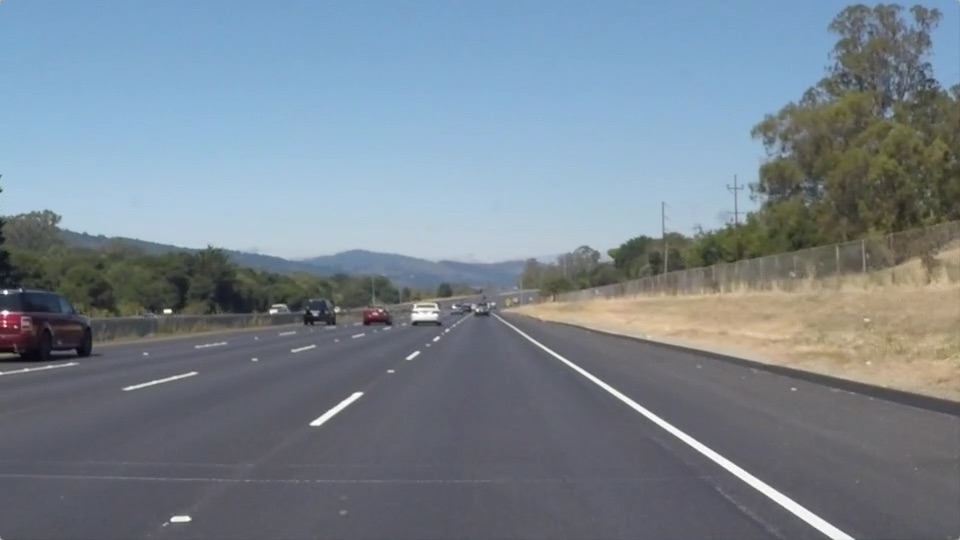
#> input picture Lab3/media/road2.jpg, 960 x 540 px
$ python main.py
#> lines starting #> are read from the running program, lines starting #| are printed output that depends on the picture; after the words box and inside, x2 and y2 are one past the last pixel; in counts of white or black regions, pixels touching at a corner belong together
import cv2
import numpy as np


def draw_lines(img, lines, color=[255, 0, 0], thickness=7):
    x_bottom_pos = []
    x_upper_pos = []
    x_bottom_neg = []
    x_upper_neg = []

    y_bottom = 540
    y_upper = 315

    for line in lines:
        for x1, y1, x2, y2 in line:
            if ((y2 - y1) / (x2 - x1)) > 0.5 and ((y2 - y1) / (x2 - x1)) < 0.8:
                slope = ((y2 - y1) / (x2 - x1))
                b = y1 - slope * x1

                x_bottom_pos.append((y_bottom - b) / slope)
                x_upper_pos.append((y_upper - b) / slope)

            elif ((y2 - y1) / (x2 - x1)) < -0.5 and ((y2 - y1) / (x2 - x1)) > -0.8:
                slope = ((y2 - y1) / (x2 - x1))
                b = y1 - slope * x1

                x_bottom_neg.append((y_bottom - b) / slope)
                x_upper_neg.append((y_upper - b) / slope)

    lines_mean = np.array(
        [
            [int(np.mean(x_bottom_pos)), int(np.mean(y_bottom)), int(np.mean(x_upper_pos)), int(np.mean(y_upper))],
            [int(np.mean(x_bottom_neg)), int(np.mean(y_bottom)), int(np.mean(x_upper_neg)), int(np.mean(y_upper))]
        ])

    for i in range(len(lines_mean)):
        cv2.line(img, (lines_mean[i, 0], lines_mean[i, 1]), (lines_mean[i, 2], lines_mean[i, 3]), color, thickness)


def Task1():
    img = cv2.imread("media/road2.jpg")
#> img is the input picture: shape (540, 960, 3); mean B, G, R 143.7, 132.6, 120.3

    cv2.imshow("Image", img)
    cv2.waitKey(0)
    cv2.destroyAllWindows()

    # Gray
    grayImg = cv2.cvtColor(img, cv2.COLOR_BGR2GRAY)

    cv2.imshow("GrayImage", grayImg)
    cv2.waitKey(0)
    cv2.destroyAllWindows()

    # Bluring Img
    kernel_size = 5
    blurImg = cv2.GaussianBlur(grayImg, (kernel_size, kernel_size), 0)

    cv2.imshow("BlurImage", blurImg)
    cv2.waitKey(0)
    cv2.destroyAllWindows()

    # Algorithm Kenny
    low_t = 50
    high_t = 150
    edgesImg = cv2.Canny(blurImg, low_t, high_t)
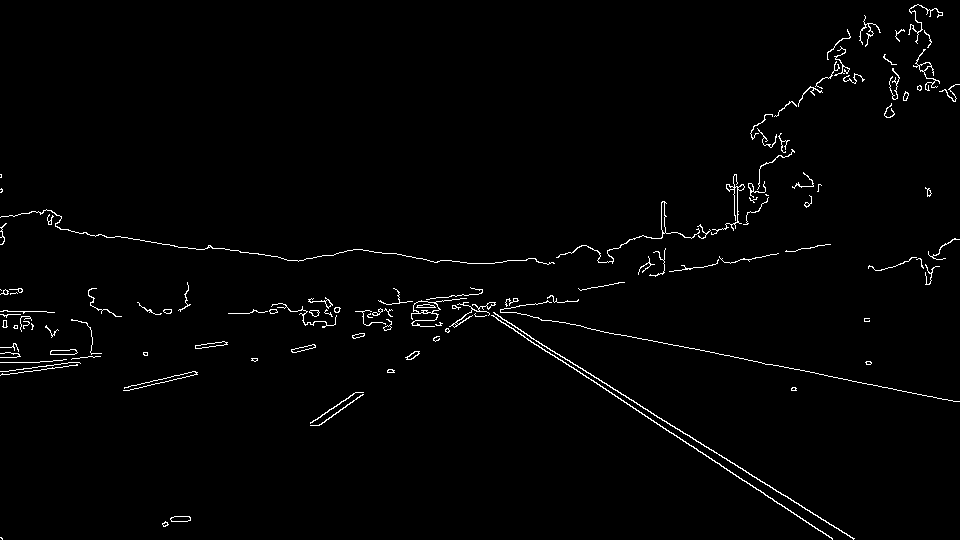
#> edgesImg: shape (540, 960); 1.5% white in thin lines or dots

    cv2.imshow("KennyImage", edgesImg)
    cv2.waitKey(0)
    cv2.destroyAllWindows()

    # Mask
    vertices = np.array(
        [[(0, img.shape[0]), (450, 310), (490, 310), (img.shape[1], img.shape[0])]],
        dtype=np.int32)
    mask = np.zeros_like(edgesImg)
    ignore_mask_color = 255
    cv2.fillPoly(mask, vertices, ignore_mask_color)
#> mask: shape (540, 960); 22.2% white; 1 white region, box (x1, y1, x2, y2) and area: (1, 310, 959, 540) 115115
    maskedImg = cv2.bitwise_and(edgesImg, mask)
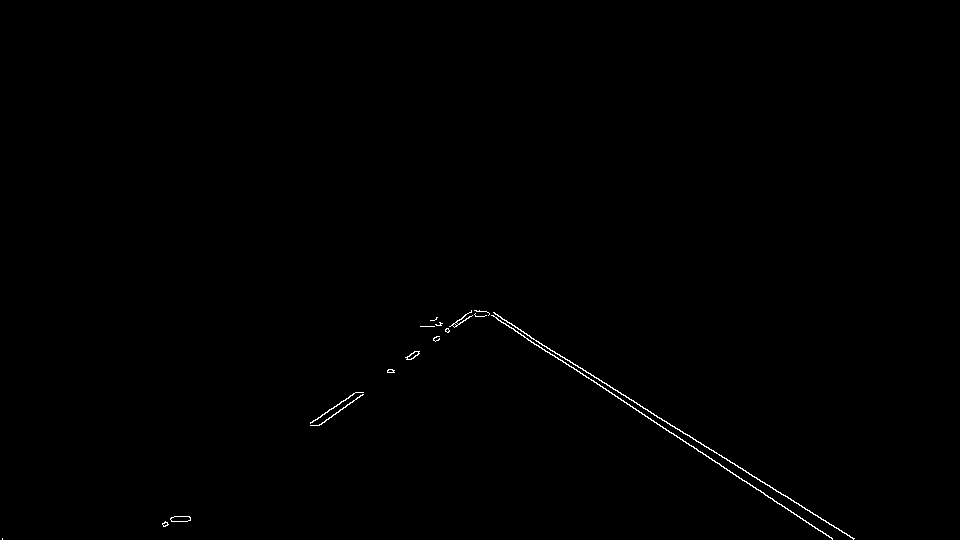
#> maskedImg: shape (540, 960); 0.31% white in thin lines or dots, all inside (x1, y1, x2, y2) = (2, 310, 855, 540)

    cv2.imshow("MaskImage", maskedImg)
    cv2.waitKey(0)
    cv2.destroyAllWindows()

        # Hafa
    rho = 3
    theta = np.pi / 180
    threshold = 15
    min_line_len = 150
    max_line_gap = 60
    lines = cv2.HoughLinesP(
        maskedImg, rho, theta, threshold,
        np.array([]),
        minLineLength=min_line_len,
        maxLineGap=max_line_gap
    )
#> lines = [[484, 311, 781, 504], [495, 314, 854, 538], [319, 425, 476, 311], [317, 419, 471, 311], [527, 335, 853, 539], [315, 425, 479, 310]]
    draw_lines(img, lines)
#> the loop in draw_lines, `for line in lines:` made 6 passes
#> after the loop in draw_lines, `for line in lines:`: x_bottom_neg = [160.6, 144.5, 151]; x_bottom_pos = [836.4, 857.2, 854.6]; x_upper_neg = [470.5, 465.3, 471.9]; x_upper_pos = [490.2, 496.6, 495]
#> in draw_lines, `lines_mean = np.array( [ [int(np.mean(x_bottom_pos)), int(np.mean(y_bo..`: lines_mean = [[849, 540, 493, 315], [152, 540, 469, 315]]
#> the loop in draw_lines, `for i in range(len(lines_mean)):` made 2 passes
#> after the loop in draw_lines, `for i in range(len(lines_mean)):`:
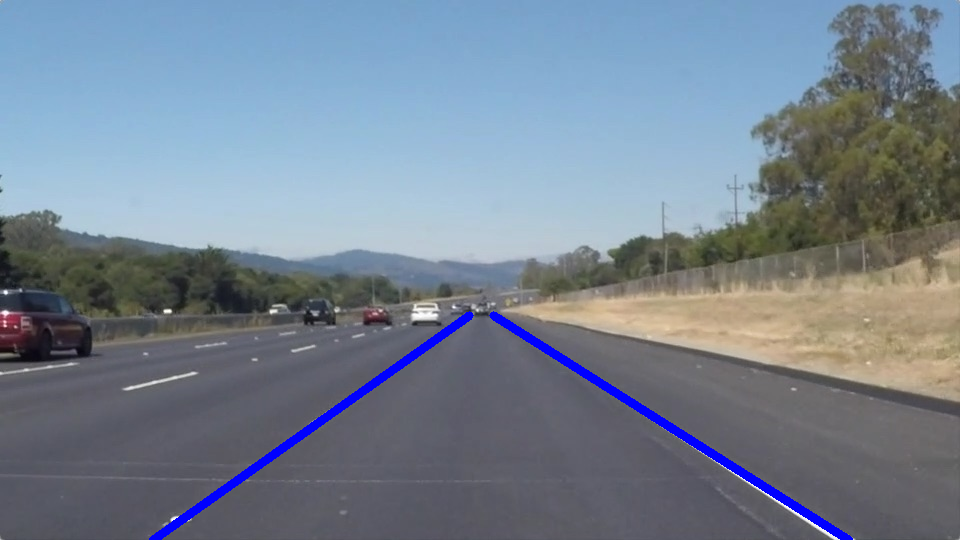
#> img: shape (540, 960, 3); 1.36% of pixels changed, all inside (x1, y1, x2, y2) = (149, 311, 853, 540)
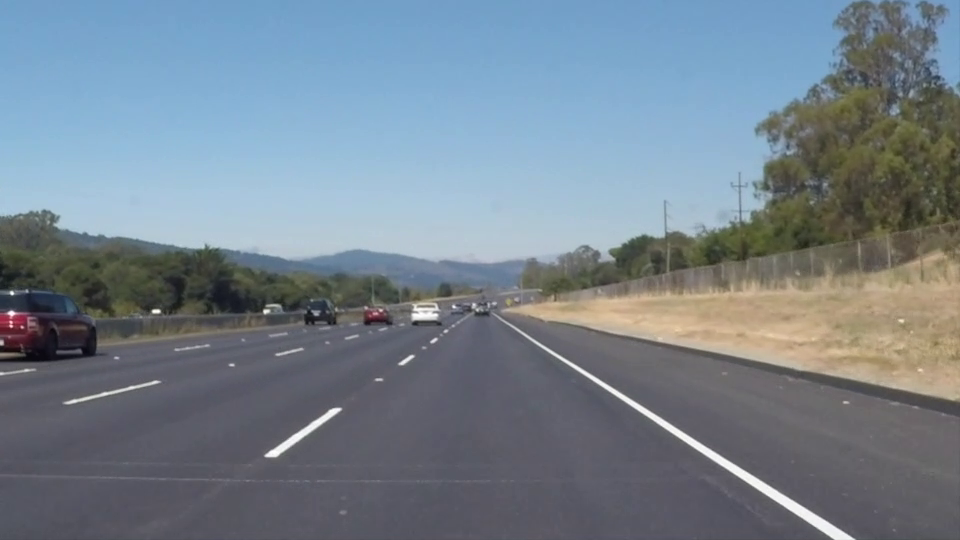
#> input picture frame 22 of Lab3/media/road.mp4, 960 x 540 px
#> in Task2, frame is the input picture: shape (540, 960, 3); mean B, G, R 141.9, 130.7, 117.7

    cv2.imshow("Image", img)
    cv2.waitKey(0)
    cv2.destroyAllWindows()


def recognize_markings(img):
        # Gray
    grayImg = cv2.cvtColor(img, cv2.COLOR_BGR2GRAY)
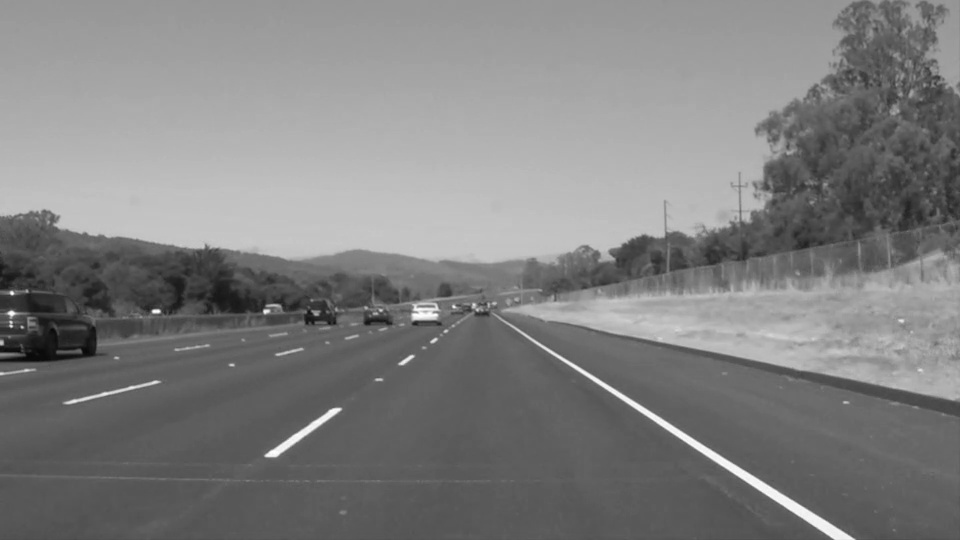
#> grayImg: shape (540, 960); min 6, max 255, mean 128

        # Bluring Img
    kernel_size = 5
    blurImg = cv2.GaussianBlur(grayImg, (kernel_size, kernel_size), 0)

        # Algorithm Kenny
    low_t = 50
    high_t = 150
    edgesImg = cv2.Canny(blurImg, low_t, high_t)
#> edgesImg: shape (540, 960); 1.6% white in thin lines or dots

        # Mask
    vertices = np.array(
        [[(0, img.shape[0]), (450, 310), (490, 310), (img.shape[1], img.shape[0])]],
        dtype=np.int32)
    mask = np.zeros_like(edgesImg)
    ignore_mask_color = 255
    cv2.fillPoly(mask, vertices, ignore_mask_color)
    maskedImg = cv2.bitwise_and(edgesImg, mask)
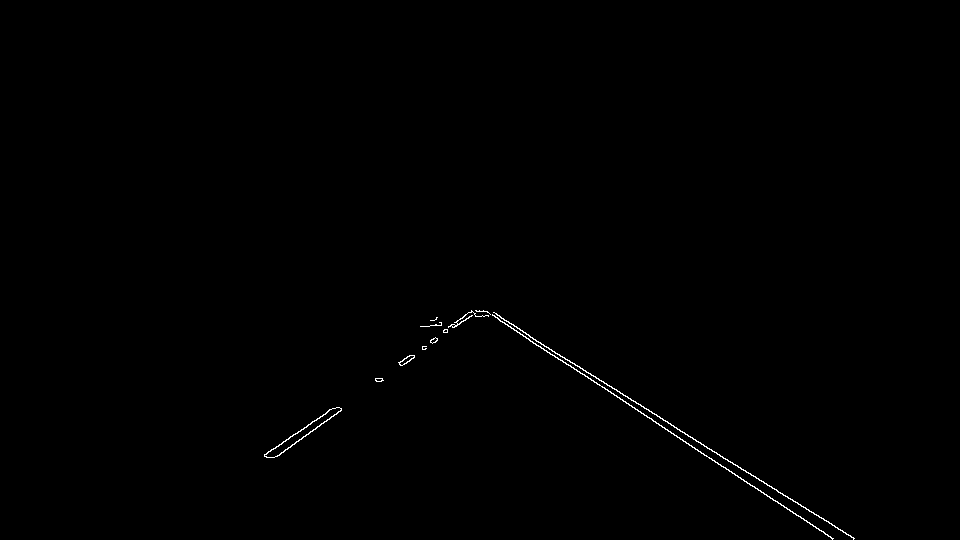
#> maskedImg: shape (540, 960); 0.32% white in thin lines or dots, all inside (x1, y1, x2, y2) = (264, 310, 855, 540)

        # Hafa
    rho = 3
    theta = np.pi / 180
    threshold = 15
    min_line_len = 150
    max_line_gap = 60
    lines = cv2.HoughLinesP(
        maskedImg, rho, theta, threshold,
        np.array([]),
        minLineLength=min_line_len,
        maxLineGap=max_line_gap
    )
#> lines = [[486, 311, 673, 433], [264, 456, 472, 311], [493, 312, 854, 538], [276, 456, 476, 311], [504, 320, 853, 538], [295, 434, 479, 310]]

    try:
        draw_lines(img, lines)
#> call 2 of draw_lines, with lines = array of shape (6, 1, 4), thickness = 7
#> the loop in draw_lines (call 2), `for line in lines:` made 6 passes
#> after the loop in draw_lines (call 2), `for line in lines:`: x_bottom_neg = [143.5, 160.1, 137.7]; x_bottom_pos = [837, 857.2, 856.2]; x_upper_neg = [466.3, 470.5, 471.6]; x_upper_pos = [492.1, 497.8, 496]
#> in draw_lines (call 2), `lines_mean = np.array( [ [int(np.mean(x_bottom_pos)), int(np.mean(y_bo..`: lines_mean = [[850, 540, 495, 315], [147, 540, 469, 315]]
#> the loop in draw_lines (call 2), `for i in range(len(lines_mean)):` made 2 passes
#> after the loop in draw_lines (call 2), `for i in range(len(lines_mean)):`:
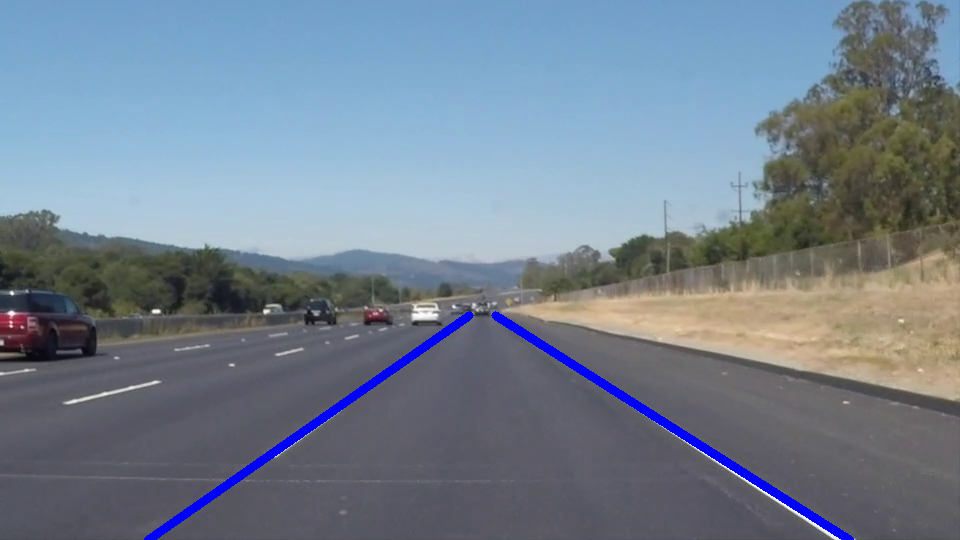
#> img: shape (540, 960, 3); 1.37% of pixels changed, all inside (x1, y1, x2, y2) = (144, 311, 854, 540)
    except:
        pass


def Task2():
    video_capture = cv2.VideoCapture("media/road.mp4")
    while video_capture.isOpened():
        ret, frame = video_capture.read()
        if ret:
            recognize_markings(frame)
            cv2.imshow("video", frame)

            if cv2.waitKey(1) & 0xFF == ord('q'):
#> (key q is pressed here)
                break

        else:
            break

    video_capture.release()
    cv2.destroyAllWindows()


if __name__ == '__main__':
    Task1()
    Task2()
